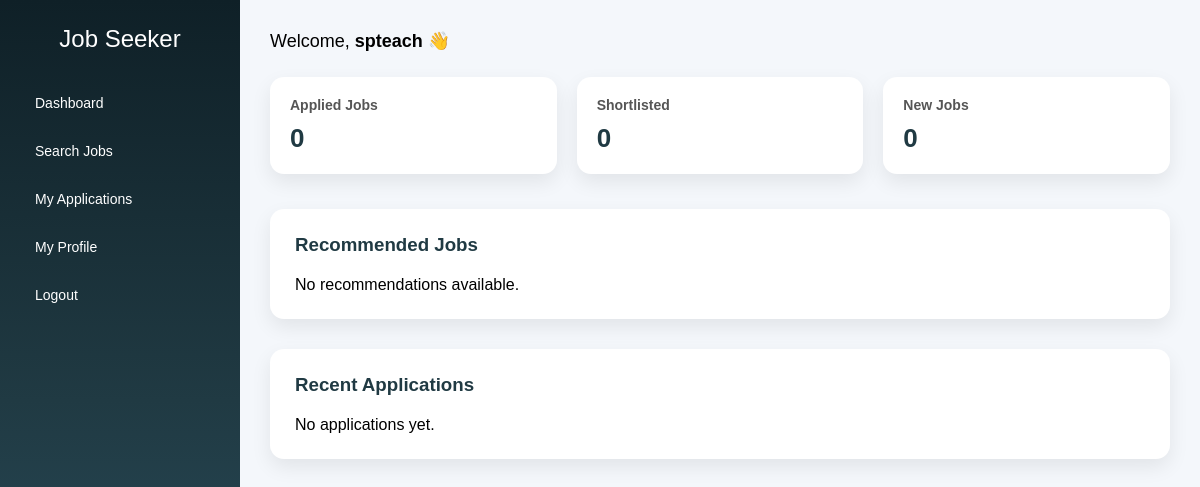
The app's page /jobseeker/dashboard/ (signed in), older data.
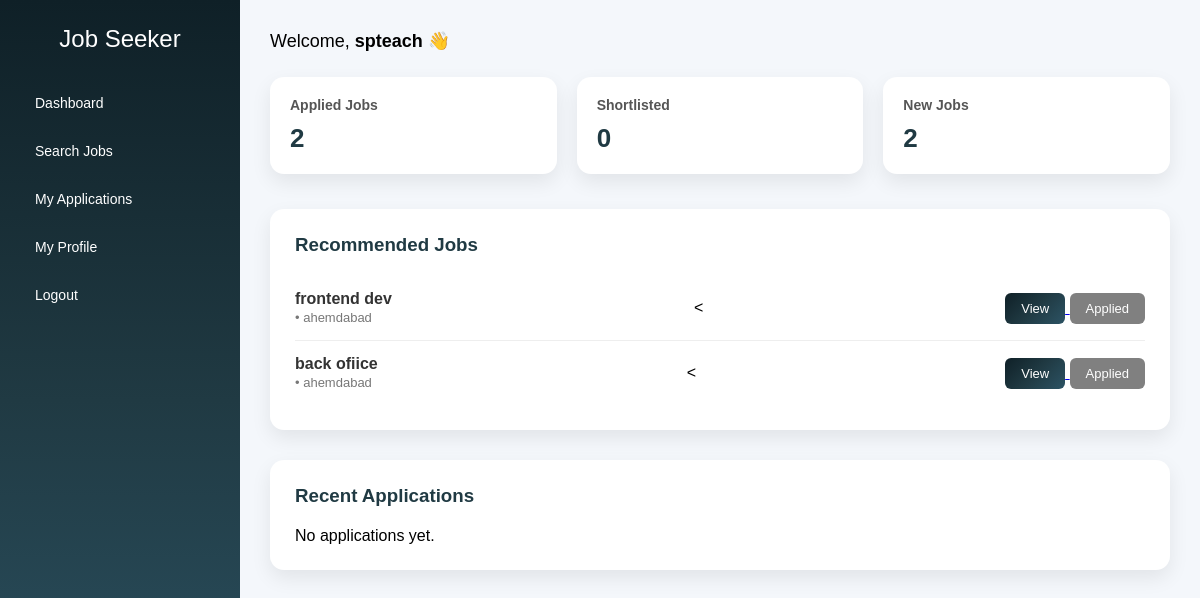
The same page, newer data.
### myapp/models.py (models this page shows, shortened)
class Job(models.Model):
    provider = models.ForeignKey(
        User,
        on_delete=models.CASCADE,
        related_name="posted_jobs"
    )
    title = models.CharField(max_length=200)
    description = models.TextField()
    location = models.CharField(max_length=100)
    salary = models.CharField(max_length=100, blank=True)
    created_at = models.DateTimeField(auto_now_add=True)
    applicants = models.IntegerField(default=0)
    class Meta:
        ordering = ["-created_at"]

### myapp/views.py (the view)
# urls.py: path('jobseeker/dashboard/', views.jobseeker_dashboard, name='jobseeker_dashboard'),
@login_required(login_url="login_jobseeker")
def jobseeker_dashboard(request):
    jobs = Job.objects.all().order_by("-created_at")
    applied_jobs = Application.objects.filter(
        seeker=request.user
    ).values_list("job_id", flat=True)
    context = {
        "recommended_jobs": jobs[:6],
        "applied_jobs": applied_jobs,
        "new_jobs_count": jobs.count(),
        "total_applications": len(applied_jobs),
    }
    return render(request, "dashboard_jobseeker.html", context)

### templates/dashboard_jobseeker.html (shortened to what this page needs)
<!DOCTYPE html>
<html lang="en">
<head>
</head>
<body>
<div class="sidebar">
    <h2>Job Seeker</h2>
    <a href="{% url 'jobseeker_dashboard' %}">Dashboard</a>
    <a href="{% url 'jobseeker_search' %}">Search Jobs</a>
    <a href="{% url 'jobseeker_applications' %}">My Applications</a>
    <a href="{% url 'jobseeker_profile' %}">My Profile</a>
    <a href="{% url 'logout' %}">Logout</a>
</div>
<div class="main-content">
    <div class="welcome">
        Welcome, <strong>{{ user.first_name|default:user.username }}</strong> 👋
    </div>
    <div class="cards">
        <div class="card">
            <h3>Applied Jobs</h3>
            <p>{{ total_applications|default:"0" }}</p>
        </div>
        <div class="card">
            <h3>Shortlisted</h3>
            <p>{{ shortlisted_count|default:"0" }}</p>
        </div>
        <div class="card">
            <h3>New Jobs</h3>
            <p>{{ new_jobs_count|default:"0" }}</p>
        </div>
    </div>
    <div class="section">
        <h3>Recommended Jobs</h3>
        {% for job in recommended_jobs %}
        <div class="job">
            <div>
                <strong>{{ job.title }}</strong><br>
                <span>{{ job.company }} • {{ job.location }}</span>
            </div>
            <
            <div>
                <a href="{% url 'job_detail' job.id %}">
                    <button>View</button>
                </a>
                {% if job.id in applied_jobs %}
                    <button disabled style="background:gray;">Applied</button>
                {% else %}
                    <a href="{% url 'apply_job' job.id %}">
                        <button style="background:#28a745;">Apply</button>
                    </a>
                {% endif %}
            </div>
        </div>
        {% empty %}
        <p>No recommendations available.</p>
        {% endfor %}
    </div>
    <div class="section">
        <h3>Recent Applications</h3>
        {% for app in recent_applications %}
        <div class="job">
            <div>
                <strong>{{ app.title }}</strong><br>
                <span>{{ app.company }} • Status: {{ app.status }}</span>
            </div>
        </div>
        {% empty %}
        <p>No applications yet.</p>
        {% endfor %}
    </div>
</div>
</body>
</html>

Row changes from the older to the newer data that the page shows:
added Job: title "frontend dev", location "ahemdabad", shows "Applied"
added Job: title "back ofiice", location "ahemdabad", shows "Applied"
Text that changed along with them:
{{ total_applications|default:"0" }}: "0" → "2"
{{ new_jobs_count|default:"0" }}: "0" → "2"
text no longer shown: "No recommendations available."
